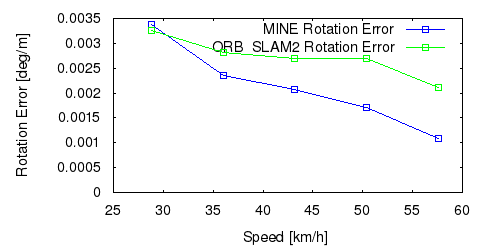

This chart was generated by the following gnuplot code:
set term postscript eps enhanced color
set output "09_rs.eps"
set size ratio 0.5
set yrange [0:*]
set xlabel "Speed [km/h]"
set ylabel "Rotation Error [deg/m]"
plot "09_rs.txt" using ($1*3.6):($2*57.3) title 'MINE Rotation Error' lc rgb "#0000FF" pt 4 w linespoints,"09_rs.txt" using ($1*3.6):($3*57.3) title 'ORB_SLAM2 Rotation Error' lc rgb "#00FF00" pt 4 w linespoints
